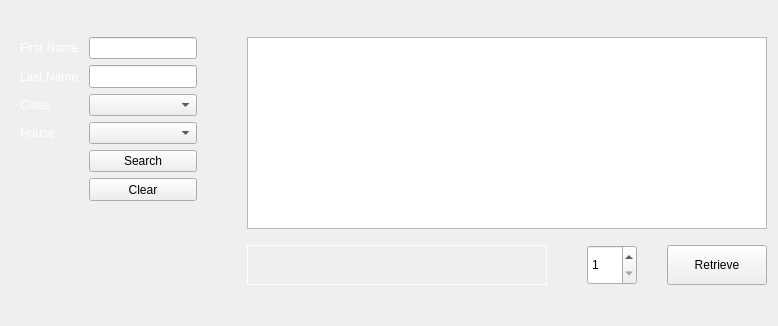
             <widget class="QWidget" name="retrieve_book_tab">
              <attribute name="title">
               <string>Retrieve Book</string>
              </attribute>
              <layout class="QGridLayout" name="gridLayout_4">
               <property name="leftMargin">
                <number>20</number>
               </property>
               <property name="horizontalSpacing">
                <number>10</number>
               </property>
               <item row="2" column="4" rowspan="7">
                <widget class="QTableView" name="client_record_tv">
                 <property name="palette">
                  <palette>
                   <active>
                    <colorrole role="Highlight">
                     <brush brushstyle="SolidPattern">
                      <color alpha="255">
                       <red>0</red>
                       <green>255</green>
                       <blue>245</blue>
                      </color>
                     </brush>
                    </colorrole>
                    <colorrole role="HighlightedText">
                     <brush brushstyle="SolidPattern">
                      <color alpha="255">
                       <red>34</red>
                       <green>40</green>
                       <blue>49</blue>
                      </color>
                     </brush>
                    </colorrole>
                   </active>
                   <inactive>
                    <colorrole role="Highlight">
                     <brush brushstyle="SolidPattern">
                      <color alpha="255">
                       <red>0</red>
                       <green>255</green>
                       <blue>245</blue>
                      </color>
                     </brush>
                    </colorrole>
                    <colorrole role="HighlightedText">
                     <brush brushstyle="SolidPattern">
                      <color alpha="255">
                       <red>34</red>
                       <green>40</green>
                       <blue>49</blue>
                      </color>
                     </brush>
                    </colorrole>
                   </inactive>
                   <disabled>
                    <colorrole role="Highlight">
                     <brush brushstyle="SolidPattern">
                      <color alpha="255">
                       <red>0</red>
                       <green>120</green>
                       <blue>215</blue>
                      </color>
                     </brush>
                    </colorrole>
                    <colorrole role="HighlightedText">
                     <brush brushstyle="SolidPattern">
                      <color alpha="255">
                       <red>34</red>
                       <green>40</green>
                       <blue>49</blue>
                      </color>
                     </brush>
                    </colorrole>
                   </disabled>
                  </palette>
                 </property>
                 <property name="editTriggers">
                  <set>QAbstractItemView::NoEditTriggers</set>
                 </property>
                 <property name="selectionMode">
                  <enum>QAbstractItemView::SingleSelection</enum>
                 </property>
                 <property name="selectionBehavior">
                  <enum>QAbstractItemView::SelectRows</enum>
                 </property>
                 <property name="sortingEnabled">
                  <bool>false</bool>
                 </property>
                </widget>
               </item>
               <item row="4" column="1">
                <widget class="QComboBox" name="class_combo_box_2">
                 <property name="maximumSize">
                  <size>
                   <width>300</width>
                   <height>50</height>
                  </size>
                 </property>
                 <property name="palette">
                  <palette>
                   <active>
                    <colorrole role="Highlight">
                     <brush brushstyle="SolidPattern">
                      <color alpha="255">
                       <red>0</red>
                       <green>255</green>
                       <blue>245</blue>
                      </color>
                     </brush>
                    </colorrole>
                    <colorrole role="HighlightedText">
                     <brush brushstyle="SolidPattern">
                      <color alpha="255">
                       <red>34</red>
                       <green>40</green>
                       <blue>49</blue>
                      </color>
                     </brush>
                    </colorrole>
                   </active>
                   <inactive>
                    <colorrole role="Highlight">
                     <brush brushstyle="SolidPattern">
                      <color alpha="255">
                       <red>0</red>
                       <green>255</green>
                       <blue>245</blue>
                      </color>
                     </brush>
                    </colorrole>
                    <colorrole role="HighlightedText">
                     <brush brushstyle="SolidPattern">
                      <color alpha="255">
                       <red>34</red>
                       <green>40</green>
                       <blue>49</blue>
                      </color>
                     </brush>
                    </colorrole>
                   </inactive>
                   <disabled>
                    <colorrole role="Highlight">
                     <brush brushstyle="SolidPattern">
                      <color alpha="255">
                       <red>0</red>
                       <green>120</green>
                       <blue>215</blue>
                      </color>
                     </brush>
                    </colorrole>
                    <colorrole role="HighlightedText">
                     <brush brushstyle="SolidPattern">
                      <color alpha="255">
                       <red>34</red>
                       <green>40</green>
                       <blue>49</blue>
                      </color>
                     </brush>
                    </colorrole>
                   </disabled>
                  </palette>
                 </property>
                 <property name="editable">
                  <bool>false</bool>
                 </property>
                </widget>
               </item>
               <item row="1" column="4">
                <widget class="QLabel" name="client_info_label">
                 <property name="maximumSize">
                  <size>
                   <width>16777215</width>
                   <height>25</height>
                  </size>
                 </property>
                 <property name="palette">
                  <palette>
                   <active>
                    <colorrole role="WindowText">
                     <brush brushstyle="SolidPattern">
                      <color alpha="255">
                       <red>255</red>
                       <green>255</green>
                       <blue>255</blue>
                      </color>
                     </brush>
                    </colorrole>
                   </active>
                   <inactive>
                    <colorrole role="WindowText">
                     <brush brushstyle="SolidPattern">
                      <color alpha="255">
                       <red>255</red>
                       <green>255</green>
                       <blue>255</blue>
                      </color>
                     </brush>
                    </colorrole>
                   </inactive>
                   <disabled>
                    <colorrole role="WindowText">
                     <brush brushstyle="SolidPattern">
                      <color alpha="255">
                       <red>120</red>
                       <green>120</green>
                       <blue>120</blue>
                      </color>
                     </brush>
                    </colorrole>
                   </disabled>
                  </palette>
                 </property>
                 <property name="text">
                  <string/>
                 </property>
                 <property name="alignment">
                  <set>Qt::AlignCenter</set>
                 </property>
                 <property name="wordWrap">
                  <bool>true</bool>
                 </property>
                </widget>
               </item>
               <item row="5" column="1">
                <widget class="QComboBox" name="house_combo_box_2">
                 <property name="maximumSize">
                  <size>
                   <width>300</width>
                   <height>50</height>
                  </size>
                 </property>
                 <property name="palette">
                  <palette>
                   <active>
                    <colorrole role="Highlight">
                     <brush brushstyle="SolidPattern">
                      <color alpha="255">
                       <red>0</red>
                       <green>255</green>
                       <blue>245</blue>
                      </color>
                     </brush>
                    </colorrole>
                    <colorrole role="HighlightedText">
                     <brush brushstyle="SolidPattern">
                      <color alpha="255">
                       <red>34</red>
                       <green>40</green>
                       <blue>49</blue>
                      </color>
                     </brush>
                    </colorrole>
                   </active>
                   <inactive>
                    <colorrole role="Highlight">
                     <brush brushstyle="SolidPattern">
                      <color alpha="255">
                       <red>0</red>
                       <green>255</green>
                       <blue>245</blue>
                      </color>
                     </brush>
                    </colorrole>
                    <colorrole role="HighlightedText">
                     <brush brushstyle="SolidPattern">
                      <color alpha="255">
                       <red>34</red>
                       <green>40</green>
                       <blue>49</blue>
                      </color>
                     </brush>
                    </colorrole>
                   </inactive>
                   <disabled>
                    <colorrole role="Highlight">
                     <brush brushstyle="SolidPattern">
                      <color alpha="255">
                       <red>0</red>
                       <green>120</green>
                       <blue>215</blue>
                      </color>
                     </brush>
                    </colorrole>
                    <colorrole role="HighlightedText">
                     <brush brushstyle="SolidPattern">
                      <color alpha="255">
                       <red>34</red>
                       <green>40</green>
                       <blue>49</blue>
                      </color>
                     </brush>
                    </colorrole>
                   </disabled>
                  </palette>
                 </property>
                 <property name="editable">
                  <bool>false</bool>
                 </property>
                </widget>
               </item>
               <item row="1" column="2">
                <spacer name="horizontalSpacer_8">
                 <property name="orientation">
                  <enum>Qt::Horizontal</enum>
                 </property>
                 <property name="sizeType">
                  <enum>QSizePolicy::Fixed</enum>
                 </property>
                 <property name="sizeHint" stdset="0">
                  <size>
                   <width>40</width>
                   <height>20</height>
                  </size>
                 </property>
                </spacer>
               </item>
               <item row="11" column="4">
                <spacer name="verticalSpacer_11">
                 <property name="orientation">
                  <enum>Qt::Vertical</enum>
                 </property>
                 <property name="sizeType">
                  <enum>QSizePolicy::Fixed</enum>
                 </property>
                 <property name="sizeHint" stdset="0">
                  <size>
                   <width>20</width>
                   <height>30</height>
                  </size>
                 </property>
                </spacer>
               </item>
               <item row="7" column="1">
                <widget class="QPushButton" name="clear_btn">
                 <property name="maximumSize">
                  <size>
                   <width>16777215</width>
                   <height>40</height>
                  </size>
                 </property>
                 <property name="text">
                  <string>Clear</string>
                 </property>
                </widget>
               </item>
               <item row="2" column="1">
                <widget class="QLineEdit" name="fname_le_2">
                 <property name="maximumSize">
                  <size>
                   <width>300</width>
                   <height>50</height>
                  </size>
                 </property>
                 <property name="palette">
                  <palette>
                   <active>
                    <colorrole role="Highlight">
                     <brush brushstyle="SolidPattern">
                      <color alpha="255">
                       <red>0</red>
                       <green>255</green>
                       <blue>245</blue>
                      </color>
                     </brush>
                    </colorrole>
                    <colorrole role="HighlightedText">
                     <brush brushstyle="SolidPattern">
                      <color alpha="255">
                       <red>34</red>
                       <green>40</green>
                       <blue>49</blue>
                      </color>
                     </brush>
                    </colorrole>
                   </active>
                   <inactive>
                    <colorrole role="Highlight">
                     <brush brushstyle="SolidPattern">
                      <color alpha="255">
                       <red>0</red>
                       <green>255</green>
                       <blue>245</blue>
                      </color>
                     </brush>
                    </colorrole>
                    <colorrole role="HighlightedText">
                     <brush brushstyle="SolidPattern">
                      <color alpha="255">
                       <red>34</red>
                       <green>40</green>
                       <blue>49</blue>
                      </color>
                     </brush>
                    </colorrole>
                   </inactive>
                   <disabled>
                    <colorrole role="Highlight">
                     <brush brushstyle="SolidPattern">
                      <color alpha="255">
                       <red>0</red>
                       <green>120</green>
                       <blue>215</blue>
                      </color>
                     </brush>
                    </colorrole>
                    <colorrole role="HighlightedText">
                     <brush brushstyle="SolidPattern">
                      <color alpha="255">
                       <red>34</red>
                       <green>40</green>
                       <blue>49</blue>
                      </color>
                     </brush>
                    </colorrole>
                   </disabled>
                  </palette>
                 </property>
                 <property name="placeholderText">
                  <string/>
                 </property>
                </widget>
               </item>
               <item row="3" column="1">
                <widget class="QLineEdit" name="lname_le_2">
                 <property name="maximumSize">
                  <size>
                   <width>300</width>
                   <height>50</height>
                  </size>
                 </property>
                 <property name="palette">
                  <palette>
                   <active>
                    <colorrole role="Highlight">
                     <brush brushstyle="SolidPattern">
                      <color alpha="255">
                       <red>0</red>
                       <green>255</green>
                       <blue>245</blue>
                      </color>
                     </brush>
                    </colorrole>
                    <colorrole role="HighlightedText">
                     <brush brushstyle="SolidPattern">
                      <color alpha="255">
                       <red>34</red>
                       <green>40</green>
                       <blue>49</blue>
                      </color>
                     </brush>
                    </colorrole>
                   </active>
                   <inactive>
                    <colorrole role="Highlight">
                     <brush brushstyle="SolidPattern">
                      <color alpha="255">
                       <red>0</red>
                       <green>255</green>
                       <blue>245</blue>
                      </color>
                     </brush>
                    </colorrole>
                    <colorrole role="HighlightedText">
                     <brush brushstyle="SolidPattern">
                      <color alpha="255">
                       <red>34</red>
                       <green>40</green>
                       <blue>49</blue>
                      </color>
                     </brush>
                    </colorrole>
                   </inactive>
                   <disabled>
                    <colorrole role="Highlight">
                     <brush brushstyle="SolidPattern">
                      <color alpha="255">
                       <red>0</red>
                       <green>120</green>
                       <blue>215</blue>
                      </color>
                     </brush>
                    </colorrole>
                    <colorrole role="HighlightedText">
                     <brush brushstyle="SolidPattern">
                      <color alpha="255">
                       <red>34</red>
                       <green>40</green>
                       <blue>49</blue>
                      </color>
                     </brush>
                    </colorrole>
                   </disabled>
                  </palette>
                 </property>
                 <property name="placeholderText">
                  <string/>
                 </property>
                </widget>
               </item>
               <item row="4" column="0">
                <widget class="QLabel" name="label_25">
                 <property name="palette">
                  <palette>
                   <active>
                    <colorrole role="WindowText">
                     <brush brushstyle="SolidPattern">
                      <color alpha="255">
                       <red>255</red>
                       <green>255</green>
                       <blue>255</blue>
                      </color>
                     </brush>
                    </colorrole>
                   </active>
                   <inactive>
                    <colorrole role="WindowText">
                     <brush brushstyle="SolidPattern">
                      <color alpha="255">
                       <red>255</red>
                       <green>255</green>
                       <blue>255</blue>
                      </color>
                     </brush>
                    </colorrole>
                   </inactive>
                   <disabled>
                    <colorrole role="WindowText">
                     <brush brushstyle="SolidPattern">
                      <color alpha="255">
                       <red>120</red>
                       <green>120</green>
                       <blue>120</blue>
                      </color>
                     </brush>
                    </colorrole>
                   </disabled>
                  </palette>
                 </property>
                 <property name="text">
                  <string>Class</string>
                 </property>
                </widget>
               </item>
               <item row="6" column="1">
                <widget class="QPushButton" name="client_search_btn">
                 <property name="maximumSize">
                  <size>
                   <width>16777215</width>
                   <height>40</height>
                  </size>
                 </property>
                 <property name="text">
                  <string>Search</string>
                 </property>
                </widget>
               </item>
               <item row="10" column="4">
                <layout class="QHBoxLayout" name="horizontalLayout_4">
                 <item>
                  <widget class="QLabel" name="book_title_category_label">
                   <property name="minimumSize">
                    <size>
                     <width>300</width>
                     <height>0</height>
                    </size>
                   </property>
                   <property name="palette">
                    <palette>
                     <active>
                      <colorrole role="WindowText">
                       <brush brushstyle="SolidPattern">
                        <color alpha="255">
                         <red>255</red>
                         <green>255</green>
                         <blue>255</blue>
                        </color>
                       </brush>
                      </colorrole>
                     </active>
                     <inactive>
                      <colorrole role="WindowText">
                       <brush brushstyle="SolidPattern">
                        <color alpha="255">
                         <red>255</red>
                         <green>255</green>
                         <blue>255</blue>
                        </color>
                       </brush>
                      </colorrole>
                     </inactive>
                     <disabled>
                      <colorrole role="WindowText">
                       <brush brushstyle="SolidPattern">
                        <color alpha="255">
                         <red>120</red>
                         <green>120</green>
                         <blue>120</blue>
                        </color>
                       </brush>
                      </colorrole>
                     </disabled>
                    </palette>
                   </property>
                   <property name="frameShape">
                    <enum>QFrame::Box</enum>
                   </property>
                   <property name="text">
                    <string/>
                   </property>
                   <property name="scaledContents">
                    <bool>true</bool>
                   </property>
                   <property name="wordWrap">
                    <bool>true</bool>
                   </property>
                  </widget>
                 </item>
                 <item>
                  <spacer name="horizontalSpacer_9">
                   <property name="orientation">
                    <enum>Qt::Horizontal</enum>
                   </property>
                   <property name="sizeType">
                    <enum>QSizePolicy::Fixed</enum>
                   </property>
                   <property name="sizeHint" stdset="0">
                    <size>
                     <width>40</width>
                     <height>20</height>
                    </size>
                   </property>
                  </spacer>
                 </item>
                 <item>
                  <widget class="QSpinBox" name="quantity_spin_box_4">
                   <property name="minimumSize">
                    <size>
                     <width>50</width>
                     <height>40</height>
                    </size>
                   </property>
                   <property name="maximumSize">
                    <size>
                     <width>70</width>
                     <height>40</height>
                    </size>
                   </property>
                   <property name="baseSize">
                    <size>
                     <width>0</width>
                     <height>0</height>
                    </size>
                   </property>
                   <property name="minimum">
                    <number>1</number>
                   </property>
                  </widget>
                 </item>
                 <item>
                  <spacer name="horizontalSpacer_10">
                   <property name="orientation">
                    <enum>Qt::Horizontal</enum>
                   </property>
                   <property name="sizeType">
                    <enum>QSizePolicy::Fixed</enum>
                   </property>
                   <property name="sizeHint" stdset="0">
                    <size>
                     <width>30</width>
                     <height>20</height>
                    </size>
                   </property>
                  </spacer>
                 </item>
                 <item>
                  <widget class="QPushButton" name="retrieve_book_btn">
                   <property name="minimumSize">
                    <size>
                     <width>100</width>
                     <height>40</height>
                    </size>
                   </property>
                   <property name="maximumSize">
                    <size>
                     <width>150</width>
                     <height>16777215</height>
                    </size>
                   </property>
                   <property name="baseSize">
                    <size>
                     <width>0</width>
                     <height>0</height>
                    </size>
                   </property>
                   <property name="text">
                    <string>Retrieve</string>
                   </property>
                  </widget>
                 </item>
                </layout>
               </item>
               <item row="2" column="0">
                <widget class="QLabel" name="label_24">
                 <property name="palette">
                  <palette>
                   <active>
                    <colorrole role="WindowText">
                     <brush brushstyle="SolidPattern">
                      <color alpha="255">
                       <red>255</red>
                       <green>255</green>
                       <blue>255</blue>
                      </color>
                     </brush>
                    </colorrole>
                   </active>
                   <inactive>
                    <colorrole role="WindowText">
                     <brush brushstyle="SolidPattern">
                      <color alpha="255">
                       <red>255</red>
                       <green>255</green>
                       <blue>255</blue>
                      </color>
                     </brush>
                    </colorrole>
                   </inactive>
                   <disabled>
                    <colorrole role="WindowText">
                     <brush brushstyle="SolidPattern">
                      <color alpha="255">
                       <red>120</red>
                       <green>120</green>
                       <blue>120</blue>
                      </color>
                     </brush>
                    </colorrole>
                   </disabled>
                  </palette>
                 </property>
                 <property name="text">
                  <string>First Name</string>
                 </property>
                </widget>
               </item>
               <item row="3" column="0">
                <widget class="QLabel" name="label_27">
                 <property name="palette">
                  <palette>
                   <active>
                    <colorrole role="WindowText">
                     <brush brushstyle="SolidPattern">
                      <color alpha="255">
                       <red>255</red>
                       <green>255</green>
                       <blue>255</blue>
                      </color>
                     </brush>
                    </colorrole>
                   </active>
                   <inactive>
                    <colorrole role="WindowText">
                     <brush brushstyle="SolidPattern">
                      <color alpha="255">
                       <red>255</red>
                       <green>255</green>
                       <blue>255</blue>
                      </color>
                     </brush>
                    </colorrole>
                   </inactive>
                   <disabled>
                    <colorrole role="WindowText">
                     <brush brushstyle="SolidPattern">
                      <color alpha="255">
                       <red>120</red>
                       <green>120</green>
                       <blue>120</blue>
                      </color>
                     </brush>
                    </colorrole>
                   </disabled>
                  </palette>
                 </property>
                 <property name="text">
                  <string>Last Name</string>
                 </property>
                </widget>
               </item>
               <item row="5" column="0">
                <widget class="QLabel" name="label_26">
                 <property name="palette">
                  <palette>
                   <active>
                    <colorrole role="WindowText">
                     <brush brushstyle="SolidPattern">
                      <color alpha="255">
                       <red>255</red>
                       <green>255</green>
                       <blue>255</blue>
                      </color>
                     </brush>
                    </colorrole>
                   </active>
                   <inactive>
                    <colorrole role="WindowText">
                     <brush brushstyle="SolidPattern">
                      <color alpha="255">
                       <red>255</red>
                       <green>255</green>
                       <blue>255</blue>
                      </color>
                     </brush>
                    </colorrole>
                   </inactive>
                   <disabled>
                    <colorrole role="WindowText">
                     <brush brushstyle="SolidPattern">
                      <color alpha="255">
                       <red>120</red>
                       <green>120</green>
                       <blue>120</blue>
                      </color>
                     </brush>
                    </colorrole>
                   </disabled>
                  </palette>
                 </property>
                 <property name="text">
                  <string>House</string>
                 </property>
                </widget>
               </item>
               <item row="9" column="4">
                <spacer name="verticalSpacer_12">
                 <property name="orientation">
                  <enum>Qt::Vertical</enum>
                 </property>
                 <property name="sizeType">
                  <enum>QSizePolicy::Fixed</enum>
                 </property>
                 <property name="sizeHint" stdset="0">
                  <size>
                   <width>20</width>
                   <height>10</height>
                  </size>
                 </property>
                </spacer>
               </item>
              </layout>
             </widget>
